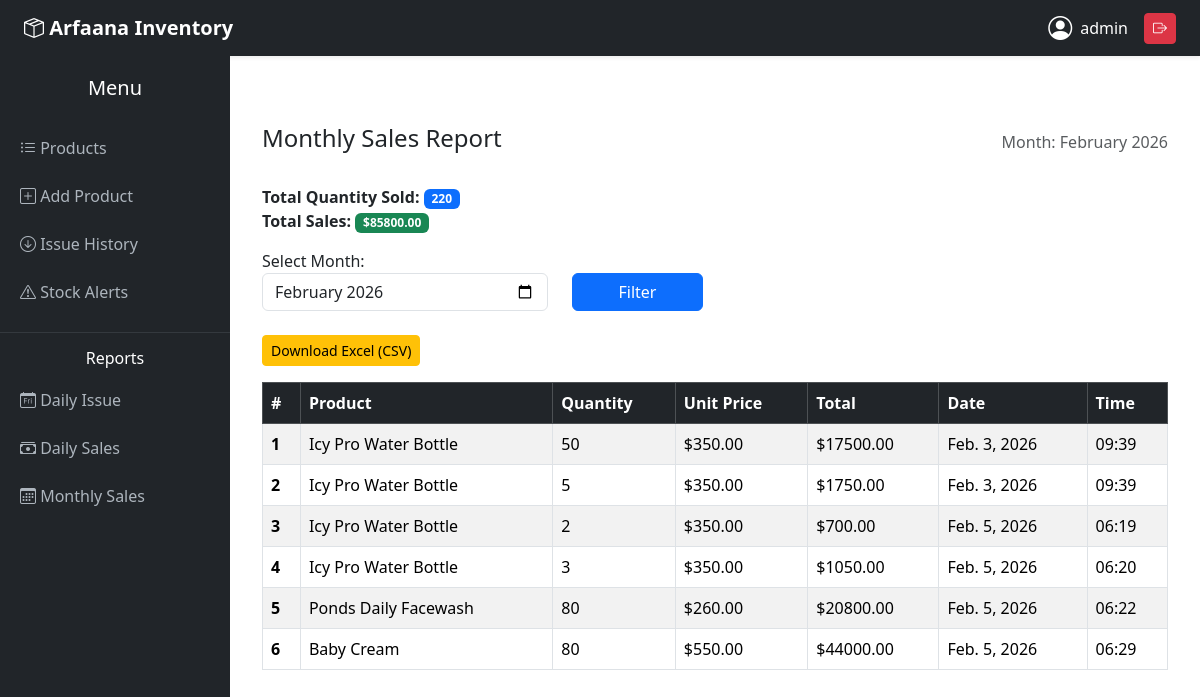
Page /sales/monthly/ (signed in) on the committed database.
### products/models.py (models this page shows, shortened)
class Product(models.Model):
    name = models.CharField(max_length=100)
    unit_price = models.DecimalField(max_digits=10, decimal_places=2)
    quantity = models.PositiveIntegerField()
    total_price = models.DecimalField(max_digits=10, decimal_places=2, editable=False)
    created_date = models.DateTimeField(auto_now_add=True)

### products/views.py (the view)
# urls.py: path('sales/monthly/', views.monthly_sales_report, name='monthly_sales_report'),
@login_required
def monthly_sales_report(request):
    selected_month = request.GET.get('month')
    if selected_month:
        try:
            year, month = map(int, selected_month.split('-'))
            issues = Issue.objects.filter(
                issued_date__year=year,
                issued_date__month=month
            )
            display_month = datetime(year, month, 1).strftime("%B %Y")
        except ValueError:
            today = now()
            issues = Issue.objects.filter(
                issued_date__year=today.year,
                issued_date__month=today.month
            )
            display_month = today.strftime("%B %Y")
            selected_month = f"{today.year}-{today.month:02d}"
    else:
        today = now()
        issues = Issue.objects.filter(
            issued_date__year=today.year,
            issued_date__month=today.month
        )
        display_month = today.strftime("%B %Y")
        selected_month = f"{today.year}-{today.month:02d}"
    issue_data = []
    total_sales = 0
    total_qty = 0
    for i in issues.select_related('product'):
        total = i.issued_quantity * i.product.unit_price
        issue_data.append({
            'product': i.product,
            'quantity': i.issued_quantity,
            'unit_price': i.product.unit_price,
            'total': total,
            'date': i.issued_date.date(),
            'time': i.issued_date.time(),
        })
        total_sales += total
        total_qty += i.issued_quantity
    context = {
        'issue_data': issue_data,
        'total_sales': total_sales,
        'total_qty': total_qty,
        'month': display_month,
        'selected_month': selected_month,
    }
    return render(request, 'products/monthly_sales_report.html', context)

### products/templates/products/monthly_sales_report.html
{% extends 'products/base.html' %}
{% block content %}
<div class="container mt-5">
    <div class="d-flex justify-content-between align-items-center mb-4">
        <h4>Monthly Sales Report</h4>
        <span class="text-muted">Month: {{ month }}</span>
    </div>
    <div class="mb-3">
        <p class="mb-0"><strong>Total Quantity Sold:</strong> <span class="badge bg-primary">{{ total_qty }}</span></p>
        <p class="mb-0"><strong>Total Sales:</strong> <span class="badge bg-success">${{ total_sales|floatformat:2 }}</span></p>
        <form method="get" class="mb-4">
    <div class="row">
        <div class="col-md-4 mt-3">
            <label>Select Month:</label>
            <input type="month" name="month" class="form-control"
                   value="{{ selected_month }}">
        </div>
        <div class="col-md-2 align-self-end">
            <button type="submit" class="btn btn-primary w-100">
                Filter
            </button>
        </div>
    </div>
</form>
        <a href="{% url 'export_monthly_sales_csv' %}" class="btn btn-warning btn-sm">
        Download Excel (CSV)
        </a>
    </div>
    <div class="table-responsive">
        <table class="table table-striped table-hover table-bordered align-middle">
            <thead class="table-dark">
                <tr>
                    <th>#</th>
                    <th>Product</th>
                    <th>Quantity</th>
                    <th>Unit Price</th>
                    <th>Total</th>
                    <th>Date</th>
                    <th>Time</th>
                </tr>
            </thead>
            <tbody>
                {% for i in issue_data %}
                <tr>
                    <th scope="row">{{ forloop.counter }}</th>
                    <td>{{ i.product.name }}</td>
                    <td>{{ i.quantity }}</td>
                    <td>${{ i.unit_price|floatformat:2 }}</td>
                    <td>${{ i.total|floatformat:2 }}</td>
                    <td>{{ i.date }}</td>
                    <td>{{ i.time|time:"H:i" }}</td>
                </tr>
                {% empty %}
                <tr>
                    <td colspan="7" class="text-center text-muted">No sales recorded this month</td>
                </tr>
                {% endfor %}
            </tbody>
        </table>
    </div>
</div>
{% endblock %}

### products/templates/products/base.html (shortened to what this page needs)
<!DOCTYPE html>
<html lang="en">
<head>
<link href="https://cdn.jsdelivr.net/npm/bootstrap@5.3.2/dist/css/bootstrap.min.css" rel="stylesheet">
<link href="https://cdn.jsdelivr.net/npm/bootstrap-icons@1.10.5/font/bootstrap-icons.css" rel="stylesheet">
</head>
<body>
<nav class="navbar navbar-dark bg-dark px-4 shadow-sm">
    <span class="navbar-brand fw-bold">
        <i class="bi bi-box-seam"></i> Arfaana Inventory
    </span>
    {% if user.is_authenticated %}
    <div class="d-flex align-items-center text-white">
        <i class="bi bi-person-circle fs-4 me-2"></i>
        <span class="me-3">{{ user.username }}</span>
        <form method="post" action="{% url 'logout' %}">
            <button class="btn btn-sm btn-danger">
                <i class="bi bi-box-arrow-right"></i>
            </button>
        </form>
    </div>
    {% endif %}
</nav>
{% if user.is_authenticated %}
<div class="sidebar">
    <h5 class="text-center mb-4">Menu</h5>
    <a href="{% url 'product_list' %}" class="{% if request.resolver_match.url_name == 'product_list' %}active{% endif %}">
        <i class="bi bi-list-ul"></i> Products
    </a>
    <a href="{% url 'product_create' %}">
        <i class="bi bi-plus-square"></i> Add Product
    </a>
    <a href="{% url 'issue_history' %}">
        <i class="bi bi-arrow-down-circle"></i> Issue History
    </a>
    <a href="{% url 'stock_alerts' %}">
        <i class="bi bi-exclamation-triangle"></i> Stock Alerts
    </a>
    <hr class="text-secondary">
    <h6 class="text-center">Reports</h6>
    <a href="{% url 'daily_issue_report' %}">
        <i class="bi bi-calendar-day"></i> Daily Issue
    </a>
    <a href="{% url 'daily_sales_report' %}">
        <i class="bi bi-cash-stack"></i> Daily Sales
    </a>
    <a href="{% url 'monthly_sales_report' %}">
        <i class="bi bi-calendar3"></i> Monthly Sales
    </a>
</div>
{% endif %}
<div class="main-content">
    {% block content %}{% endblock %}
</div>
</body>
</html>

### products/templates/products/base.html (style rules this page uses)
body { overflow-x: hidden; }
.sidebar { height: 100vh; background: #212529; color: white; padding-top: 20px; position: fixed; width: 230px; }
.sidebar a { color: #adb5bd; text-decoration: none; padding: 12px 20px; display: block; }
.main-content { margin-left: 230px; padding: 20px; }

### rows in the picture
Product: product.name "Icy Pro Water Bottle", quantity "50", unit_price "350.00", total "17500.00", date "Feb. 3, 2026", time "09:39", quantity "5", total "1750.00", quantity "2", total "700.00", date "Feb. 5, 2026", time "06:19", quantity "3", total "1050.00", time "06:20"
Product: product.name "Ponds Daily Facewash", quantity "80", unit_price "260.00", total "20800.00", date "Feb. 5, 2026", time "06:22"
Product: product.name "Baby Cream", quantity "80", unit_price "550.00", total "44000.00", date "Feb. 5, 2026", time "06:29"

### other values in the picture
{{ user.username }} "admin"
{{ total_qty }} "220"
{{ total_sales|floatformat:2 }} "85800.00"
